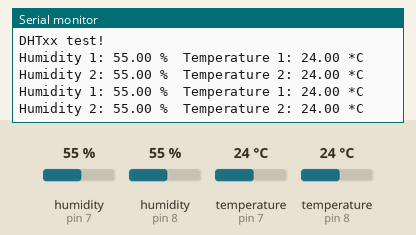
This sketch was run on a simulated Arduino Uno, built with avr-gcc and run on an emulated ATmega328P. Shown: the last lines printed to the serial monitor. The inputs (shaded band) are chosen by the test bench; at power-on: humidity (sensors on pin 7, pin 8) 55 %, temperature (sensors on pin 7, pin 8) 24 °C.

Above: at 4.8 s.
4.9 s: humidity (sensor on pin 7) set to 22 %
At 7.3 s:
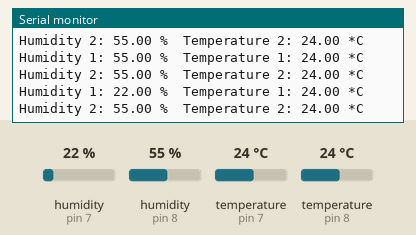
7.9 s: humidity (sensor on pin 8) set to 22 %
At 9.0 s:
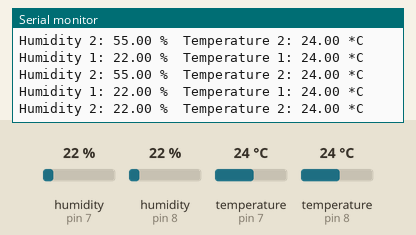
10.9 s: temperature (sensor on pin 7) set to 12 °C
At 13.5 s:
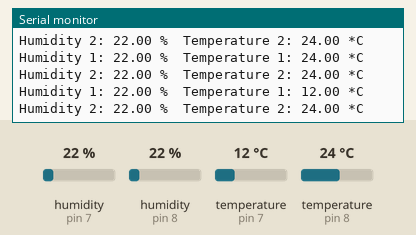
13.9 s: temperature (sensor on pin 8) set to 12 °C
At 15.5 s:
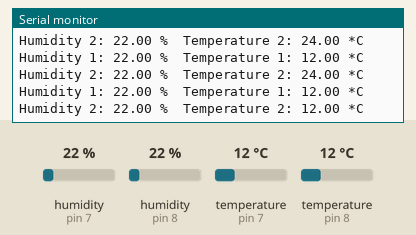
20.3 s: humidity (sensor on pin 7) set to 40 %
At 21.9 s:
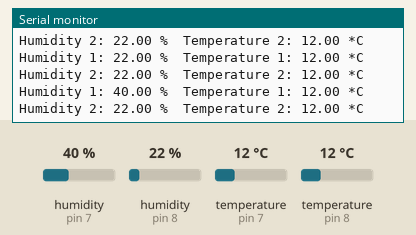
23.3 s: humidity (sensor on pin 8) set to 40 %
At 25.4 s:
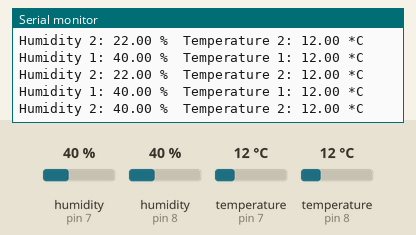
Timing chart, 0 to 26.9 s (numbered marks = the images above; inputs shaded):
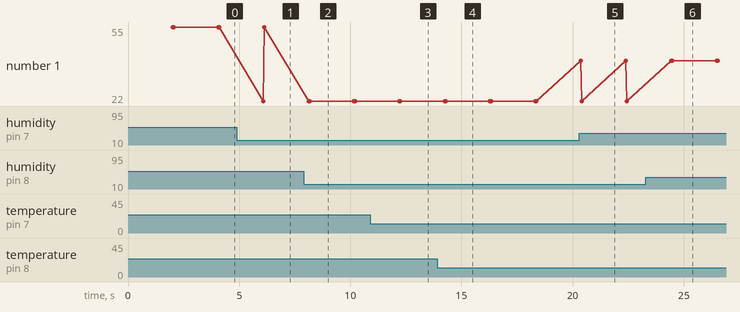

Measured:
- after the input at 4.9 s, the serial monitor: prints a new line after 1.2 s (image 1)
- after the input at 7.9 s, the serial monitor: prints a new line after 0.27 s (image 2)
- after the input at 10.9 s, the serial monitor: prints a new line after 1.3 s (image 3)
- after the input at 13.9 s, the serial monitor: prints a new line after 0.39 s (image 4)
- after the input at 20.3 s, the serial monitor: prints a new line after 0.06 s (image 5)
- after the input at 23.3 s, the serial monitor: prints a new line after 1.2 s (image 6)

The sketch:

dht22.ino
```cpp
// Example testing sketch for various DHT humidity/temperature sensors
// Written by ladyada, public domain, modified by NDW (Nick Winlund)

// DHT_dual_test
// Demonstrates multiple sensors
// Modified sketch by DIY-SciB.org

#include "DHT.h"

#define DHT1PIN 7     // what pin we're connected to
#define DHT2PIN 8

// Uncomment whatever type you're using!

#define DHT2TYPE DHT22   // DHT 22  (AM2302)
//#define DHTTYPE DHT21   // DHT 21 (AM2301)

// Connect pin 1 (on the left) of the sensor to +5V
// Connect pin 2 of the sensor to whatever your DHTPIN is
// Connect pin 4 (on the right) of the sensor to GROUND
// Connect a 10K resistor from pin 2 (data) to pin 1 (power) of the sensor

DHT dht1(DHT1PIN, DHT2TYPE);
DHT dht2(DHT2PIN, DHT2TYPE);

void setup() {
  Serial.begin(9600);
  Serial.println("DHTxx test!");

  dht1.begin();
  dht2.begin();
}

void loop() {
  // Reading temperature or humidity takes about 250 milliseconds!
  // Sensor readings may also be up to 2 seconds 'old' (its a very slow sensor)
  delay(2000);
  float h1 = dht1.readHumidity();
  float t1 = dht1.readTemperature();
  float h2 = dht2.readHumidity();
  float t2 = dht2.readTemperature();

  // check if returns are valid, if they are NaN (not a number) then something went wrong!
  if (isnan(t1) || isnan(h1)) {
    Serial.println("Failed to read from DHT #1");
  } else {
    Serial.print("Humidity 1: ");
    Serial.print(h1);
    Serial.print(" %\t");
    Serial.print("Temperature 1: ");
    Serial.print(t1);
    Serial.println(" *C");
  }
  if (isnan(t2) || isnan(h2)) {
    Serial.println("Failed to read from DHT #2");
  } else {
    Serial.print("Humidity 2: ");
    Serial.print(h2);
    Serial.print(" %\t");
    Serial.print("Temperature 2: ");
    Serial.print(t2);
    Serial.println(" *C");
  }
  Serial.println();
}
```
